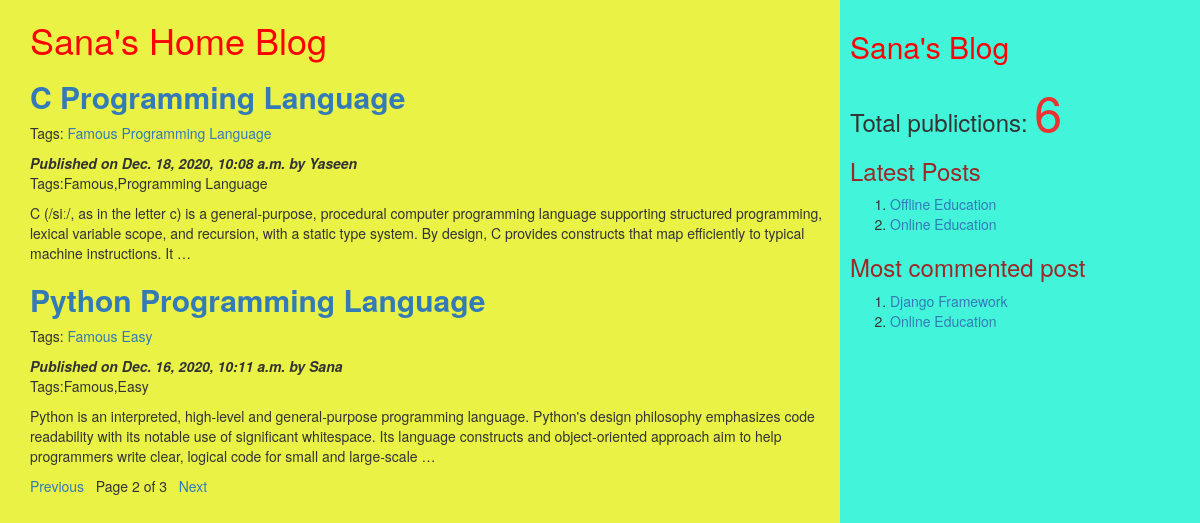
Screenshot of /?page=2 with the database file from the repository.
### myapp/models.py (models this page shows, shortened)
class Post(models.Model):
          tags=TaggableManager()
          STATUS_CHOICES=(('draft','Draft'),('published','Published'))
          title=models.CharField(max_length=256)
          slug=models.SlugField(max_length=264,unique_for_date='publish')
          author=models.ForeignKey(User,related_name='blog_posts',on_delete= models.CASCADE)
          body=models.TextField()
          publish=models.DateTimeField(default=timezone.now)
          created=models.DateTimeField(auto_now_add=True)
          updated=models.DateTimeField(auto_now=True)
          status= models.CharField(max_length=10,choices=STATUS_CHOICES,default='draft')
          objects=CustomManager()
          class Meta:
                ordering=('-publish',)
          def get_absolute_url(self):
                return reverse('post_detail',args=[self.publish.year,self.publish.strftime('%m'),self.publish.strftime('%d'),self.slug])

### myapp/views.py (the view)
# urls.py: url(r'^$',views.post_list_view),
def post_list_view(request,tag_slug=None):
    post_list=Post.objects.all()
    tag=None
    if tag_slug:
        tag=get_object_or_404(Tag,slug=tag_slug)#provided slug
        post_list=post_list.filter(tags__in=[tag])
    paginator=Paginator(post_list,2) #step1
    page_number=request.GET.get('page') #step2
    try:
       post_list=paginator.page(page_number) #step2
    except PageNotAnInteger:
       post_list=paginator.page(1) #step 3
    except EmptyPage:
      post_list=paginator.page(paginator.num_pages) #step 4
    d={'post_list':post_list,'tag':tag}
    return render(request,'myApp/post_list.html',d)

### myapp/models.py (called while the page is built)
    def get_queryset(self):
        return super().get_queryset().filter(status='published')

### myapp/templatetags/mytags.py (called while the page is built)
@register.simple_tag
def total_posts():
    return Post.objects.count()

@register.inclusion_tag('myApp/latest_post.html')
def show_latest_posts(count=3):
    latest_posts=Post.objects.order_by('-publish')[:count]
    return {'latest_posts':latest_posts}

@register.simple_tag
def get_most_commented_posts(count=2):
    return Post.objects.annotate(total_comments=Count('comments')).order_by('-total_comments')[:count]

### templates/myapp/post_list.html (shortened to what this page needs)
<html>
    {%extends 'myApp/parent.html'%}
        {%block content_block%}
        <h1 style="color:red">Sana's Home Blog</h1>
        {%for post in post_list%}
        <a href="{{post.get_absolute_url}}"><h2><b>{{post.title}}</b></h2></a>
          <p>Tags:
            {%for t in post.tags.all%}
            <a href="{%url "post_list_by_tag_name" t.slug%}">{{t.name}}</a>
            {%endfor%}
          </p>
        <i><b>Published on {{post.publish}} by {{post.author|title}}</b></i>
        <p>Tags:{{post.tags.all|join:','}}</p>
        {{post.body|truncatewords:40|linebreaks}}
        {%endfor%}
        {%include 'myApp/pagination.html' with page=post_list%}
        {%endblock%}

### templates/myapp/parent.html (shortened to what this page needs)
<html>
{%load mytags%}
    <head>
        <link rel="stylesheet" href="https://maxcdn.bootstrapcdn.com/bootstrap/3.3.7/css/bootstrap.min.css">
    </head>
    <body>
        <div class="content" style="width:70%;float:left;background-color:#eaf246;height:250%;padding:0 0 0 30px">
              {%block content_block%}
              {%endblock%}
        </div>
        <div class="sidebar" style="width:30%;float:right;background-color:#42f5da;height:250%;padding:10px">
            <h2 style="color:red">Sana's Blog</h2>
            <h3>Total publictions:
              <span style="color:#eb3131;font-size:50px">
              {%total_posts%}</span>
              <h3 style="color:#9c2828">Latest Posts</h3>
              {% show_latest_posts 2 %}
              <h3 style="color:#9c2828">Most commented post</h3>
              {%get_most_commented_posts as m%}
              <ol>
                {%for post in m%}
                <li><a href="{{post.get_absolute_url}}">{{post.title}}</a></li>
                {%endfor%}
              </ol>
            </h3>
        </div>
    </body>
</html>

### templates/myapp/latest_post.html
<!DOCTYPE html>
<html lang="en" dir="ltr">
  <body>
    <ol>
    {%for post in latest_posts%}
    <li><a href="{{post.get_absolute_url}}">{{post.title}}</a></li>
    {%endfor%}
    </ol>
  </body>
</html>

### rows the page displays
Post: title "C Programming Language", publish "Dec. 18, 2020, 10:08 a.m.", author "Yaseen", tags.all "Famous,Programming Language", body "C (/siː/, as in the letter c) is a general-purpose, procedural computer programming language supporting structured programming, lexical variable scope, and recursion, with a static type system. By design, C provides constructs that map efficiently to typical machine instructions. It …"
Tag: name "Famous"
Tag: name "Programming Language"
Post: title "Python Programming Language", publish "Dec. 16, 2020, 10:11 a.m.", author "Sana", tags.all "Famous,Easy", body "Python is an interpreted, high-level and general-purpose programming language. Python's design philosophy emphasizes code readability with its notable use of significant whitespace. Its language constructs and object-oriented approach aim to help programmers write clear, logical code for small and large-scale …"
Tag: name "Easy"
Post: title "Offline Education"
Post: title "Online Education"
Post: title "Django Framework"

### other values shown
{{ page.number }} "2"
{{ page.paginator.num_pages }} "3"
